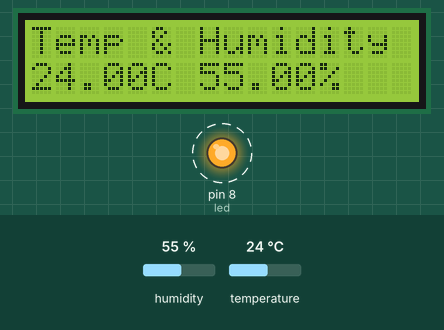
A sketch run on a simulated Arduino Leonardo, built with avr-gcc and run on an emulated ATmega32U4. Parts: 16×2 character LCD, output pins drawn as LEDs (lit = HIGH). Dashed ring = blinking. Inputs (shaded band) come from the test bench; at power-on: humidity 55 %, temperature 24 °C.

Above: at 1.2 s.
1.3 s: humidity set to 22 %
At 3.1 s:
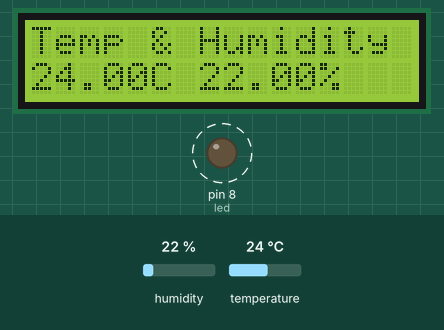
4.1 s: temperature set to 12 °C
At 4.6 s:
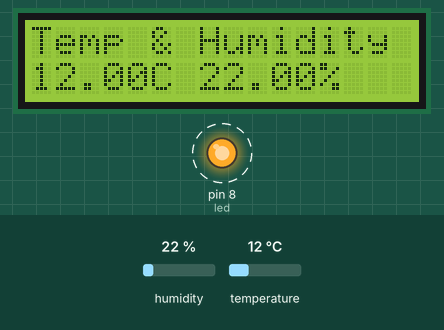
6.9 s: humidity set to 40 %
At 8.7 s:
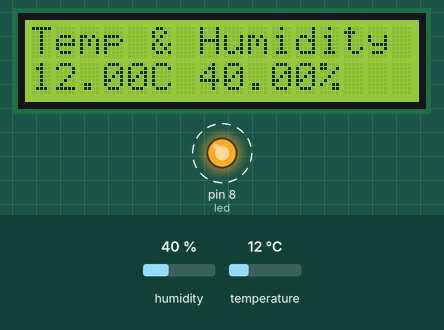
9.8 s: temperature set to 19 °C
At 10.8 s:
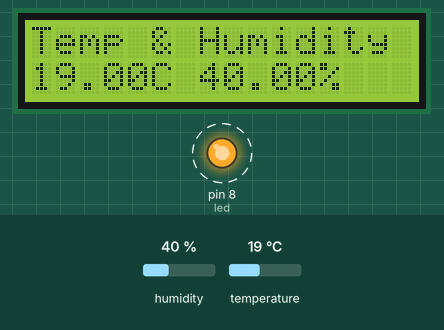
Timing chart, 0 to 19.7 s (numbered marks = the images above; inputs shaded):
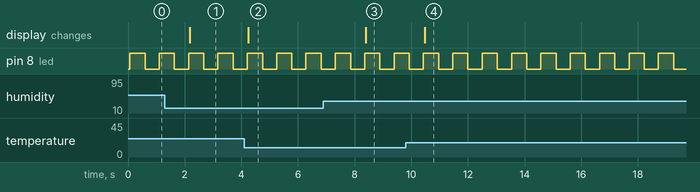

The sketch:

LiquidCrystal_PCF8574_WriteTH2.ino
```cpp
// Libraries

#include <LiquidCrystal_PCF8574.h>
#include <Wire.h>
#include <DHT.h>

LiquidCrystal_PCF8574 lcd(0x27); // set the LCD address to 0x27 for a 16 chars and 2 line display

// pin used to blink activity LED
int led = 8;

// Constants for Temp / Hum sensor

#define DHTPIN 7
#define DHTTYPE DHT22

DHT dht(DHTPIN, DHTTYPE); // create sensor object

int chk;
float hum;  // humidty sensor value
float tmp;  // temperature sensor value

void setup()
{
  // used for activity signal
  pinMode(led, OUTPUT);

  // Defer writing to Serial Line in this version of program
//  int error;
//
//  Serial.begin(115200);
//  Serial.println("LCD...");
//
//  // wait on Serial to be available on Leonardo
//  while (!Serial)
//    ;
//
//  Serial.println("Dose: check for LCD");

  // See http://playground.arduino.cc/Main/I2cScanner how to test for a I2C device.

  int error;  // holds I2C response

  Wire.begin();
  Wire.beginTransmission(0x27);
  error = Wire.endTransmission();

  if (error == 0) {
    // LCD Found
    lcd.begin(16, 2); // initialize the lcd

    dht.begin(); // initialize sensor

  } else {
    //Serial.println(": LCD not found.");
    // rapidly flash LED to show error
    while( true){
      digitalWrite(led, HIGH);
      delay(100);
      digitalWrite(led, LOW);
    };//end while

  } // if

} // setup()

int count = 0;
void loop()
{
  count = count+1;
  // set activity LED high
  digitalWrite(led, HIGH);

  // make backlight bright
  lcd.setBacklight(255);
  lcd.home();
  // display line 1
  lcd.clear();
  lcd.print("Temp & Humidity");

  lcd.setCursor(0, 1);

  hum = dht.readHumidity();
  tmp = dht.readTemperature();
  lcd.print(tmp);
  lcd.print("C ");
  lcd.print(hum);
  lcd.print("%");

  delay(500);

  digitalWrite(led, LOW);
  delay(500);

} // loop()
```

Measured:
- after the input at 1.3 s, the display: changes after 0.88 s (image 1)
- after the input at 4.1 s, the display: changes after 0.15 s (image 2)
- after the input at 6.9 s, the display: changes after 1.5 s (image 3)
- after the input at 9.8 s, the display: changes after 0.67 s (image 4)
- by itself, pin 8 (led): alternates HIGH for 0.54 s and LOW for 0.50 s
